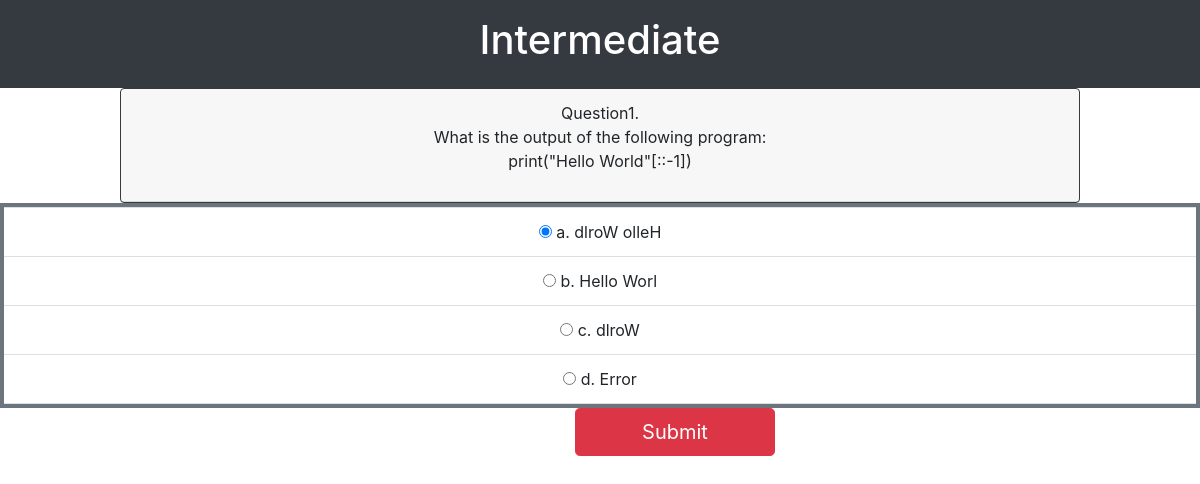
Page /intermediate (signed in) on the committed database.
### intermediateapp/models.py (models this page shows)
class IntermediateQuiz(models.Model):
    question_number = models.IntegerField(default=True)
    question = models.TextField(max_length=500, default=True)
    option1 = models.CharField(max_length=300, default=True)
    option2 = models.CharField(max_length=300, default=True)
    option3 = models.CharField(max_length=300, default=True)
    option4 = models.CharField(max_length=300, default=True)
    answer = models.CharField(max_length=300, default=True)

### intermediateapp/views.py (the view)
# urls.py: path('intermediate', views.inter_view , name='intermediate'),
@login_required
def inter_view(request):
    questions = IntermediateQuiz.objects.all()
    paginator = Paginator(questions, 1)
    page_number = request.GET.get('page')
    page_obj = paginator.get_page(page_number)
    context = {
        'heading': 'Intermediate',
        'title': 'Quiz-App',
        'page_obj': page_obj,
    }
    return render(request, 'intermediate.html', context)

### intermediateapp/templates/intermediate.html
{% extends 'start.html' %}

### quizapp/templates/start.html (shortened to what this page needs)
{% block mycontents %}
<!DOCTYPE html>
<html lang="en">
<head>
  <link rel="stylesheet" href="https://maxcdn.bootstrapcdn.com/bootstrap/4.0.0/css/bootstrap.min.css">
</head>
<body onload="cleardata_onload()">
<center>
<div class=".container p-3 bg-dark text-white">
    {% if heading %}
        <h1>{{ heading }}</h1>
    {% else %}
        <h1>Heading</h1>
    {% endif %}
</div>
	{% for q in page_obj %}
        <div class="border border-dark card" style="width: 60rem;">
            <div class="card-header">
                Question{{ q.question_number }}.  {{ q.question|linebreaks }}
            </div>
        </div>
        <ul class="p-1 bg-secondary list-group list-group-flush">
		    <li class="list-group-item">
                <input type = "radio" name = "option" value = "a" id = "q1a" checked>
                a. {{ q.option1 }}
            </li>
            <li class="list-group-item">
                <input type = "radio" name = "option" value = "b" id = "q1b">
                b. {{ q.option2 }}
            </li>
            <li class="list-group-item">
                <input type = "radio" name = "option" value = "c" id = "q1c">
                c. {{ q.option3 }}
            </li>
            <li class="list-group-item">
            <input type = "radio" name = "option" value = "d" id = "q1d">
                d. {{ q.option4 }}
            </li>
        </ul>
	{% endfor %}
    <div class="pagination">
        <span class="step-links">
            {% if page_obj.has_next %}
                <a style="margin-left:575px; width:200px;" href="?page={{ page_obj.next_page_number }}"
                   class="btn btn-danger btn-lg" onclick="submitBtn()">Submit</a>
            {% else %}
                <a style="margin-left:575px; width:200px;" href="{% url 'login' %}"
                   class="btn btn-danger btn-lg" onclick="submitBtn()">Submit</a>
			{% endif %}&nbsp;&nbsp;&nbsp;&nbsp;
        </span>
    </div>
</center>
</body>
</html>
{% endblock mycontents %}

### rows in the picture
IntermediateQuiz: question_number "1", question "What is the output of the following program: print(\"Hello World\"[::-1])", option1 "dlroW olleH", option2 "Hello Worl", option3 "dlroW", option4 "Error"

### other values in the picture
{{ heading }} "Intermediate"
